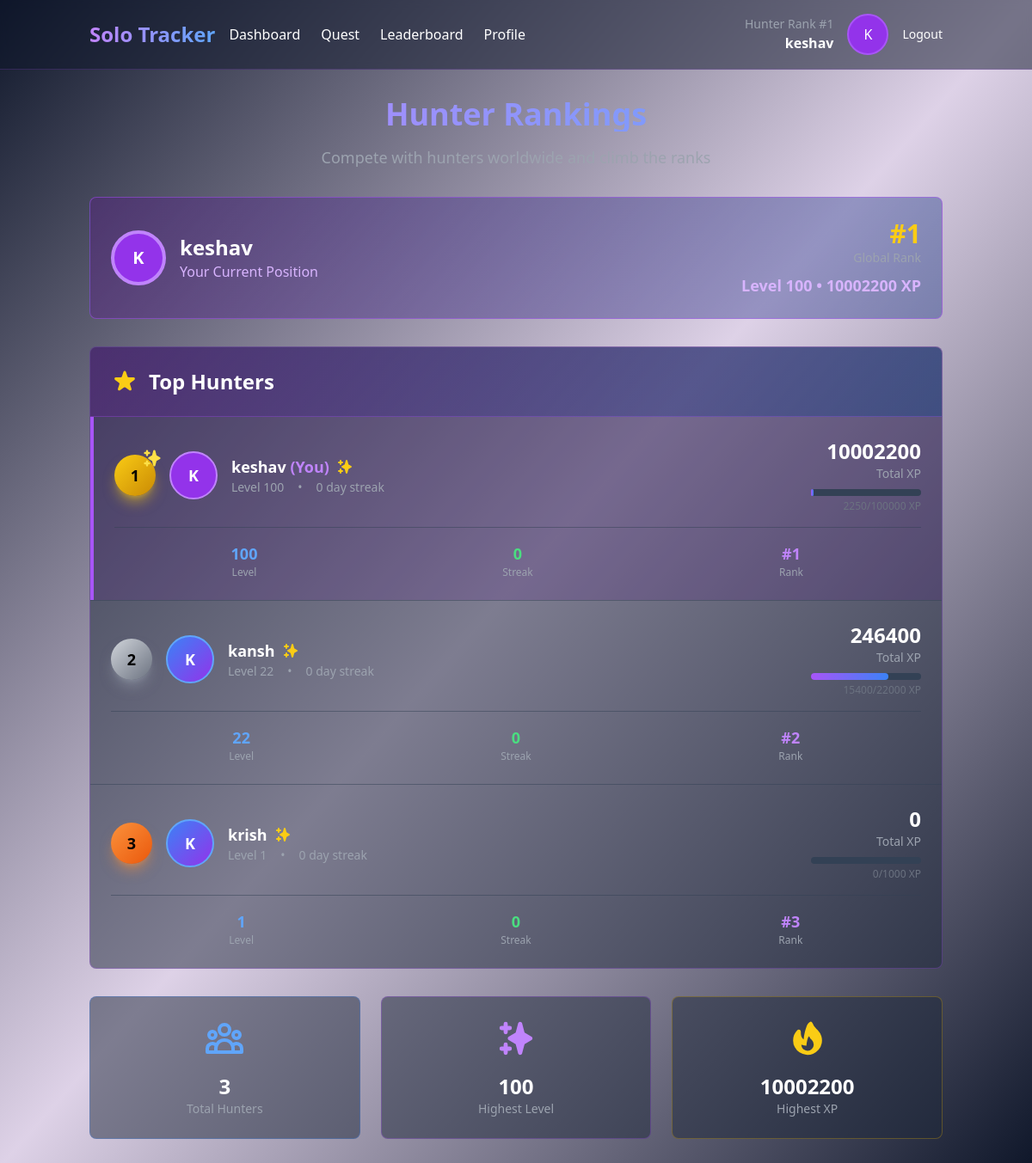
Page /leaderboard/ (signed in) on the committed database.
### solo_tracker/models.py (models this page shows, shortened)
class UserProfile(models.Model):
    user = models.OneToOneField(User, on_delete=models.CASCADE)
    level = models.IntegerField(default=1)
    current_xp = models.IntegerField(default=0)
    total_xp = models.IntegerField(default=0)
    streak = models.IntegerField(default=0)
    last_activity = models.DateField(default=timezone.now)
    avatar = models.ImageField(upload_to='avatars/', blank=True, null=True)
    strength = models.IntegerField(default=10)
    vitality = models.IntegerField(default=10)
    agility = models.IntegerField(default=10)
    intelligence = models.IntegerField(default=10)
    perception = models.IntegerField(default=10)
    job_class = models.CharField(max_length=50, default='Hunter')
    job_title = models.CharField(max_length=100, default='E-Rank Hunter')
    @property
    def rank(self):
        return UserProfile.objects.filter(total_xp__gt=self.total_xp).count() + 1

### solo_tracker/views.py (the view)
# urls.py: path('leaderboard/', views.leaderboard, name='leaderboard'),
@login_required
def leaderboard(request):
    leaderboard = UserProfile.objects.select_related('user').order_by('-total_xp')[:50]
    context = {
        'leaderboard': leaderboard,
        'user_profile': request.user.userprofile,
    }
    return render(request, 'solo_tracker/leaderboard.html', context)

### solo_tracker/templatetags/custom_filters.py (called while the page is built)
@register.filter
def mul(value, arg):
    return float(value) * float(arg)

@register.filter
def div(value, arg):
    try:
        return float(value) / float(arg)
    except ZeroDivisionError:
        return 0

### solo_tracker/templates/solo_tracker/leaderboard.html (shortened to what this page needs)
{% extends 'base.html' %}
{% load custom_filters %}
{% block content %}
<div class="max-w-6xl mx-auto">
    <div class="text-center mb-8">
        <h1 class="text-4xl font-bold bg-gradient-to-r from-purple-400 to-blue-400 bg-clip-text text-transparent mb-4">
        </h1>
        <p class="text-gray-400 text-lg">Compete with hunters worldwide and climb the ranks</p>
    </div>
    <div class="mb-8 bg-gradient-to-r from-purple-900/40 to-blue-900/40 border border-purple-500/50 rounded-lg p-6 glow-effect">
        <div class="flex items-center justify-between">
            <div class="flex items-center space-x-4">
                <div class="w-16 h-16 bg-purple-600 rounded-full flex items-center justify-center border-4 border-purple-400 text-xl font-bold">
                    {{ user.username|first|upper }}
                </div>
                <div>
                    <h2 class="text-2xl font-bold text-white">{{ user.username }}</h2>
                    <p class="text-purple-300">Your Current Position</p>
                </div>
            </div>
            <div class="text-right">
                <div class="text-3xl font-bold text-yellow-400">#{{ user_profile.rank }}</div>
                <div class="text-sm text-gray-400">Global Rank</div>
                <div class="text-lg font-semibold text-purple-300 mt-2">
                    Level {{ user_profile.level }} • {{ user_profile.total_xp|floatformat:0 }} XP
                </div>
            </div>
        </div>
    </div>
    <div class="bg-slate-800/50 border border-purple-500/30 rounded-lg overflow-hidden">
        <div class="bg-gradient-to-r from-purple-900/50 to-blue-900/50 p-6 border-b border-purple-500/30">
            <h2 class="text-2xl font-bold flex items-center space-x-3">
                <span>Top Hunters</span>
            </h2>
        </div>
        <div class="divide-y divide-slate-700/50">
            {% for entry in leaderboard %}
            <div class="p-6 hover:bg-slate-700/30 transition-all duration-300
                {% if entry.user == user %}bg-purple-900/20 border-l-4 border-purple-500{% endif %}">
                <div class="flex items-center justify-between">
                    <div class="flex items-center space-x-4">
                        <div class="relative">
                            {% if forloop.counter <= 3 %}
                                <div class="w-12 h-12 rounded-full flex items-center justify-center text-lg font-bold relative
                                    {% if forloop.counter == 1 %}bg-gradient-to-br from-yellow-400 to-yellow-600 text-black shadow-lg shadow-yellow-400/50
                                    {% elif forloop.counter == 2 %}bg-gradient-to-br from-gray-300 to-gray-500 text-black shadow-lg shadow-gray-400/50
                                    {% elif forloop.counter == 3 %}bg-gradient-to-br from-orange-400 to-orange-600 text-black shadow-lg shadow-orange-400/50
                                    {% endif %}">
                                    {{ forloop.counter }}
                                </div>
                            {% else %}
                                <div class="w-12 h-12 rounded-full flex items-center justify-center text-lg font-bold bg-slate-600 text-white border-2 border-slate-500">
                                    {{ forloop.counter }}
                                </div>
                            {% endif %}
                        </div>
                        <div class="w-14 h-14 rounded-full flex items-center justify-center text-lg font-bold border-2
                            {% if entry.user == user %}bg-purple-600 border-purple-400
                            {% elif forloop.counter <= 3 %}bg-gradient-to-br from-blue-500 to-purple-600 border-blue-400
                            {% else %}bg-slate-600 border-slate-500{% endif %}">
                            {{ entry.user.username|first|upper }}
                        </div>
                        <div>
                            <div class="flex items-center space-x-2">
                                <h3 class="text-lg font-bold text-white">
                                    {% if entry.user == user %}
                                        {{ entry.user.username }} <span class="text-purple-400">(You)</span>
                                    {% else %}
                                        {{ entry.user.username }}
                                    {% endif %}
                                </h3>
                            </div>
                            <div class="flex items-center space-x-4 text-sm text-gray-400">
                                <span>Level {{ entry.level }}</span>
                                <span>•</span>
                                <span>{{ entry.streak }} day streak</span>
                            </div>
                        </div>
                    </div>
                    <div class="text-right">
                        <div class="text-2xl font-bold text-white">{{ entry.total_xp|floatformat:0 }}</div>
                        <div class="text-sm text-gray-400">Total XP</div>
                        <div class="mt-2">
                            <div class="w-32 bg-slate-700 rounded-full h-2">
                                <div class="bg-gradient-to-r from-purple-500 to-blue-500 h-2 rounded-full"
                                    style="width: {{ entry.current_xp|div:entry.level|div:1000|mul:100 }}%"></div>
                            </div>
                            <div class="text-xs text-gray-500 mt-1">{{ entry.current_xp }}/{{ entry.level }}000 XP</div>
                        </div>
                    </div>
                </div>
                {% if forloop.counter <= 3 %}
                <div class="mt-4 pt-4 border-t border-slate-700/50">
                    <div class="grid grid-cols-3 gap-4 text-center">
                        <div>
                            <div class="text-lg font-bold text-blue-400">{{ entry.level }}</div>
                            <div class="text-xs text-gray-400">Level</div>
                        </div>
                        <div>
                            <div class="text-lg font-bold text-green-400">{{ entry.streak }}</div>
                            <div class="text-xs text-gray-400">Streak</div>
                        </div>
                        <div>
                            <div class="text-lg font-bold text-purple-400">#{{ forloop.counter }}</div>
                            <div class="text-xs text-gray-400">Rank</div>
                        </div>
                    </div>
                </div>
                {% endif %}
            </div>
            {% endfor %}
        </div>
    </div>
    <div class="mt-8 grid grid-cols-1 md:grid-cols-3 gap-6">
        <div class="bg-slate-800/50 border border-blue-500/30 rounded-lg p-6 text-center">
            <div class="text-2xl font-bold text-white">{{ leaderboard|length }}</div>
            <div class="text-sm text-gray-400">Total Hunters</div>
        </div>
        <div class="bg-slate-800/50 border border-purple-500/30 rounded-lg p-6 text-center">
            <div class="text-2xl font-bold text-white">
                {% if leaderboard %}{{ leaderboard.0.level }}{% else %}0{% endif %}
            </div>
            <div class="text-sm text-gray-400">Highest Level</div>
        </div>
        <div class="bg-slate-800/50 border border-yellow-500/30 rounded-lg p-6 text-center">
            <div class="text-2xl font-bold text-white">
                {% if leaderboard %}{{ leaderboard.0.total_xp|floatformat:0 }}{% else %}0{% endif %}
            </div>
            <div class="text-sm text-gray-400">Highest XP</div>
        </div>
    </div>
</div>
{% endblock %}

### solo_tracker/templates/base.html (shortened to what this page needs)
<!DOCTYPE html>
<html lang="en" class="dark">
<head>
    <script src="https://cdn.tailwindcss.com"></script>
</head>
<body class="bg-gradient-to-br from-slate-900 via-purple-900/20 to-slate-900 text-white min-h-screen">
    <nav class="border-b border-purple-500/20 bg-slate-900/50 backdrop-blur-sm">
        <div class="container mx-auto px-4 py-4">
            <div class="flex items-center justify-between">
                <div class="flex items-center space-x-4">
                    <a href="{% url 'solo_tracker:dashboard' %}" class="text-2xl font-bold bg-gradient-to-r from-purple-400 to-blue-400 bg-clip-text text-transparent">
                    </a>
                    <div class="hidden md:flex space-x-6">
                        <a href="{% url 'solo_tracker:dashboard' %}" class="hover:text-purple-400 transition-colors">Dashboard</a>
                        <a href="{% url 'solo_tracker:create_quest' %}" class="hover:text-purple-400 transition-colors">Quest</a>
                        <a href="{% url 'solo_tracker:leaderboard' %}" class="hover:text-purple-400 transition-colors">Leaderboard</a>
                        <a href="{% url 'solo_tracker:profile' %}" class="hover:text-purple-400 transition-colors">Profile</a>
                    </div>
                </div>
                {% if user.is_authenticated %}
                <div class="flex items-center space-x-4">
                    <div class="text-right">
                        <div class="text-sm text-gray-400">Hunter Rank #{{ user.userprofile.rank }}</div>
                        <div class="font-semibold">{{ user.username }}</div>
                    </div>
                    <div class="w-12 h-12 bg-purple-600 rounded-full flex items-center justify-center border-2 border-purple-500">
                        {{ user.username|first|upper }}
                    </div>
                    <a href="{% url 'solo_tracker:logout' %}" class="text-sm hover:text-purple-400">Logout</a>
                </div>
                {% else %}
                <div class="space-x-4">
                    <a href="{% url 'solo_tracker:login' %}" class="hover:text-purple-400">Login</a>
                    <a href="{% url 'solo_tracker:register' %}" class="bg-purple-600 hover:bg-purple-700 px-4 py-2 rounded-lg">Register</a>
                </div>
                {% endif %}
            </div>
        </div>
    </nav>
    <main class="container mx-auto px-4 py-8">
        {% block content %}
        {% endblock %}
    </main>
</body>
</html>

### solo_tracker/templates/base.html (style rules this page uses)
.glow-effect { animation: glow 2s ease-in-out infinite; }

### rows in the picture
UserProfile: rank "1", level "100", total_xp "10002200", user.username|first "K", user.username "keshav", streak "0", current_xp "2250"
UserProfile: user.username|first "K", user.username "kansh", level "22", streak "0", total_xp "246400", current_xp "15400"
UserProfile: user.username|first "K", user.username "krish", level "1", streak "0", total_xp "0", current_xp "0"

### other values in the picture
{{ user.userprofile.rank }} "1"
{{ user.username }} "keshav"
{{ user.username|first|upper }} "K"
{{ leaderboard|length }} "3"
